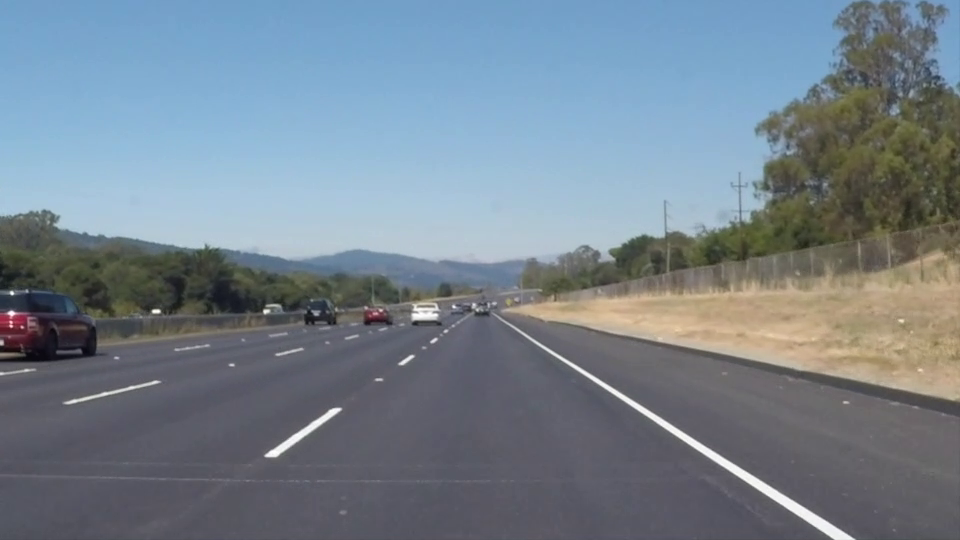
#> input picture frame 22 of Line_detection/whiteline.mp4, 960 x 540 px, given in place of challenge.mp4, which was not available
$ python Turning_Prediction.py
#> lines starting #> are read from the running program, lines starting #| are printed output that depends on the picture; after the words box and inside, x2 and y2 are one past the last pixel; in counts of white or black regions, pixels touching at a corner belong together; pictures that were not available may be replaced by others from this repository, and a replacement may not be noted
import cv2
import numpy as np


thre = 2
m_avg_pre = 0
curvature_right = 0
curvature_left = 0
d = ''
rem_slope = 0
length = 50
points_of_interest = np.array([[310, 40], [550, 40], [900, 330], [1, 330]])
projection_area = np.array([[100, 40], [300, 40], [300, 330], [100, 330]])

# Desired points value in output images
points_tl = [310, 40]
points_tr = [550, 40]
points_br = [2000, 330]
points_bl = [10, 330]

converted_tl = [50, 50]
converted_tr = [360, 50]
converted_br = [360, 360]
converted_bl = [50, 360]
kernel = np.ones((3, 3), np.uint8)
# Convert points
point_matrix = np.float32([points_tl, points_tr, points_br, points_bl])
projection_area = np.float32([converted_tl, converted_tr, converted_br, converted_bl])

def Find_Curvature(l):
    m1 = -float((l[0][0][0] - l[0][0][2]) / (l[0][0][1] - l[0][0][3]))
    a1 = (l[0][0][0] + l[0][0][2]) / 2
    b1 = (l[0][0][1] + l[0][0][3]) / 2
    m2 = -float((l[1][0][0] - l[1][0][2]) / (l[1][0][1] - l[1][0][3]))
    a2 = (l[1][0][0] + l[1][0][2]) / 2
    b2 = (l[1][0][1] + l[1][0][3]) / 2

    intersect_x = (b2 - b1 + m1 * a1 - m2 * a2) / (m1 - m2)
    intersect_y = m2 * intersect_x - m2 * a2 + b2
    if intersect_x > l[0][0][0]:
        direction = 'TURN RIGHT'  # turn right
    elif intersect_x == l[0][0][0]:
        direction = 'GO STRAIGHT'  # go straight
    else:
        direction = 'TURN LEFT'  # tuen left
    return np.sqrt((intersect_y - l[0][0][1]) * (intersect_y - l[0][0][1]) + (intersect_x - l[0][0][0]) * (intersect_x - l[0][0][0])).astype('str'), direction

if __name__ == '__main__':
    cap = cv2.VideoCapture('challenge.mp4')
    # Check if camera opened successfully
    if (cap.isOpened() == False):
        print("Error opening video stream or file")

    # Read until video is completed
    while (cap.isOpened()):
        # Capture frame-by-frame
        ret, frame = cap.read()
#> frame is the input picture: shape (540, 960, 3); mean B, G, R 141.9, 130.7, 117.7
        if ret == True:
            height, width, channels = frame.shape
#> height = 540; width = 960; channels = 3
            clp = frame[5*height // 9:height, width // 4:width * 7 // 8]
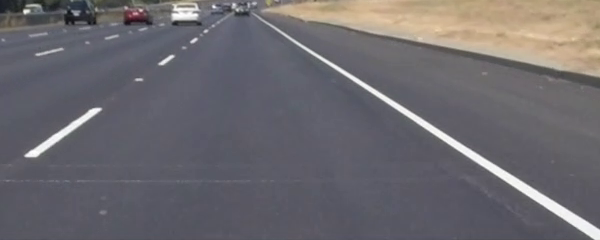
#> clp: shape (240, 600, 3); mean B, G, R 110.2, 105.3, 108

            perspective_transform = cv2.getPerspectiveTransform(point_matrix, projection_area)
            img_Output = cv2.warpPerspective(clp, perspective_transform, (300, 330))
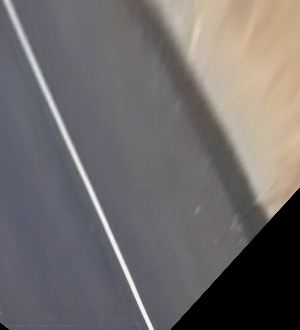
#> img_Output: shape (330, 300, 3); mean B, G, R 107.4, 107.5, 111.8
            img_Output = img_Output[0:height, 0:width // 6]
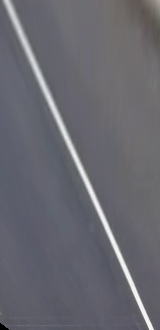
#> img_Output: shape (330, 160, 3); mean B, G, R 111.7, 103.9, 104.2
            gray = cv2.cvtColor(img_Output, cv2.COLOR_BGR2GRAY)

            blur = cv2.GaussianBlur(gray, (3, 3), 0)
            _, th1 = cv2.threshold(blur, 140, 255, cv2.THRESH_BINARY)
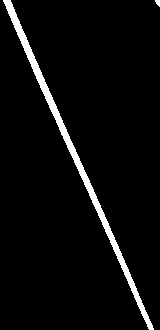
#> th1: shape (330, 160); 4.4% white; 2 white regions, box (x1, y1, x2, y2) and area: (3, 0, 154, 330) 2276, (155, 0, 160, 7) 24
            th1 = cv2.erode(th1, kernel)
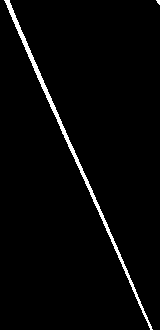
#> th1: shape (330, 160); 2.5% white; 2 white regions (1 under 20 px), largest, box (x1, y1, x2, y2) and area: (4, 0, 153, 330) 1327
            th1 = cv2.Canny(th1, 100, 200, None, 3)
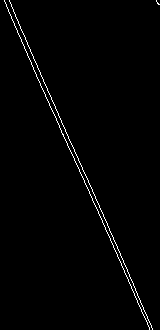
#> th1: shape (330, 160); 1.3% white in thin lines or dots
            gray_BGR = cv2.cvtColor(th1, cv2.COLOR_GRAY2BGR)
#> gray_BGR: shape (330, 160, 3); 1.3% white in thin lines or dots
            gray_BGR_copy = np.copy(gray_BGR)
            height2, width2, channels2 = gray_BGR.shape
#> height2 = 330; width2 = 160; channels2 = 3

            linesP2 = cv2.HoughLinesP(th1[0:height2, 0:width2 // 2], 1, np.pi / 180, 1, None, 20, 10)
#> linesP2 = [[27, 55, 63, 134], [9, 1, 48, 92], [61, 122, 79, 162], [11, 18, 24, 46], [49, 105, 63, 135], [40, 72, 50, 96]]
            have_horizontal_line1 = 0
            have_horizontal_line2 = 0
            l1 = []
            l2 = []
            if linesP2 is not None:
                if len(linesP2) > 1:
                    curvature_left, d = Find_Curvature(linesP2)
#> in Find_Curvature, `m1 = -float((l[0][0][0] - l[0][0][2]) / (l[0][0][1] - l[0][0][3]))`: m1 = -0.456
#> in Find_Curvature, `a1 = (l[0][0][0] + l[0][0][2]) / 2`: a1 = 45
#> in Find_Curvature, `b1 = (l[0][0][1] + l[0][0][3]) / 2`: b1 = 94.5
#> in Find_Curvature, `m2 = -float((l[1][0][0] - l[1][0][2]) / (l[1][0][1] - l[1][0][3]))`: m2 = -0.429
#> in Find_Curvature, `a2 = (l[1][0][0] + l[1][0][2]) / 2`: a2 = 28.5
#> in Find_Curvature, `b2 = (l[1][0][1] + l[1][0][3]) / 2`: b2 = 46.5
#> in Find_Curvature, `intersect_x = (b2 - b1 + m1 * a1 - m2 * a2) / (m1 - m2)`: intersect_x = 2075.3
#> in Find_Curvature, `intersect_y = m2 * intersect_x - m2 * a2 + b2`: intersect_y = -830.7
#> curvature_left = '2231.590773417025'; d = 'TURN RIGHT'
                for i in range(0, len(linesP2)):
                    l = linesP2[i][0]
                    if l[0] - l[2] != 0:
                        m = (float((l[1] - [3]) / (l[0] - l[2])))

                        if abs(m) < 1:
                            have_horizontal_line2 = have_horizontal_line2 + 1
                        else:
                            rem_slope = m
                            cv2.line(gray_BGR_copy, (l[0], l[1]), (l[2], l[3]), (0, 255, 0), 3, cv2.LINE_AA)
#> this loop made 6 passes
#> (l, m, rem_slope) on passes 1, 3, 4, 5, 6: ([27, 55, 63, 134], -1.44, -1.44), ([61, 122, 79, 162], -6.61, -6.61), ([11, 18, 24, 46], -1.15, -1.15), ([49, 105, 63, 135], -7.29, -7.29), ([40, 72, 50, 96], -6.9, -6.9)
#> (l, m, have_horizontal_line2) on pass 2: ([9, 1, 48, 92], 0.0513, 1)
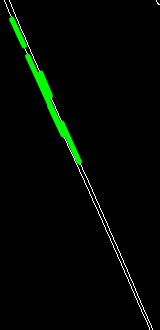
#> gray_BGR_copy: shape (330, 160, 3); mean B, G, R 2.3, 7.3, 2.3
#> after the loop, have_horizontal_line2 = 1
                if have_horizontal_line2 == 0:
                    if len(linesP2) > 1:
                        curvature_right, d = Find_Curvature(linesP2)
                else:
                    cv2.imshow("Result", gray_BGR)
                    continue
            linesP1 = cv2.HoughLinesP(th1[0:height2, width2 // 2:width2], 1, np.pi / 180, 1, None, 10, 3)


            if linesP1 is not None:

                for i in range(0, len(linesP1)):
                    l = linesP1[i][0]

                    if l[0] - l[2] != 0:
                        m = (float((l[1] - [3]) / (l[0] - l[2])))
                        if abs(m) < 1:
                            have_horizontal_line1 = have_horizontal_line1 + 1
                        else:
                            cv2.line(gray_BGR_copy, (l[0] + width2 // 2, l[1]), (l[2] + width2 // 2, l[3]), (0, 0, 255), 3, cv2.LINE_AA)
                if have_horizontal_line1 == 0:
                    if len(linesP1) > 1:
                        curvature_right, d = Find_Curvature(linesP1)
            # Copy edges to the images that will display the results in BGR

           # gray_BGR = cv2.cvtColor(gray, cv2.COLOR_GRAY2BGR)
           # gray_BGR_copy = np.copy(gray_BGR)

            print("Left curvature:", curvature_left, "Right curvature:", curvature_right)
            cv2.imshow("Result", gray_BGR_copy)
            cv2.putText(frame, "Right Radius:" + curvature_right, (100, 100), cv2.FONT_HERSHEY_SIMPLEX, 0.7, (255, 255, 255), 1, cv2.LINE_AA)
            cv2.putText(frame, "Left Radius:" + curvature_left, (100, 125), cv2.FONT_HERSHEY_SIMPLEX, 0.7, (255, 255, 255), 1, cv2.LINE_AA)
            cv2.putText(frame, d, (100, 150), cv2.FONT_HERSHEY_SIMPLEX, 0.7, (255, 255, 255), 1, cv2.LINE_AA)
            frame = cv2.arrowedLine(frame, (673, 619), (673+int(np.floor(np.sqrt(length * length / (1+rem_slope*rem_slope)))), 619 + int(np.floor(rem_slope * np.sqrt(length * length/(1+rem_slope*rem_slope))))), (0, 0, 255), 5, 8, 0, 0.3)
            cv2.imshow("Original", frame)
            # [8 lines of commented-out code are left out]

            if cv2.waitKey(25) & 0xFF == ord('q'):
                break

        # Break the loop
        else:
            break

    # When everything done, release the video capture object
    cap.release()

    # Closes all the frames
    cv2.destroyAllWindows()
# See PyCharm help at https://www.jetbrains.com/help/pycharm/

# Copy edges to the images that will display the results in BGR
gray_BGR = cv2.cvtColor(th1, cv2.COLOR_GRAY2BGR)
gray_BGR_copy = np.copy(gray_BGR)
linesP2 = cv2.HoughLinesP(th1, 1, np.pi / 180, 30, None, 10, 10)

l1 = []
l2 = []
m = []
if linesP2 is not None:
    for i in range(0, len(linesP2)):
        l = linesP2[i][0]
        l2.append(l)
        m.append(float((l[1] - [3]) / (l[0] - l[2])))
        cv2.line(gray_BGR_copy, (l[0], l[1]), (l[2], l[3]), (0, 255, 0), 3, cv2.LINE_AA)
# cv2.imshow("Source", th1)
"""
linesP = cv2.HoughLinesP(th1, 1, np.pi / 180, 5, None, 10, 10)
m_avg = 0
for i in range(len(m)):
    # print(m[i])
    m_avg = m_avg + m[i]
if len(m) > 0:
    m_avg = m_avg / len(m)
else:
    # print("m = 0")
    m_avg = m_avg_pre
# print(m_avg)
if linesP is not None:
    for i in range(0, len(linesP)):
        l = linesP[i][0]
        l1.append(l)
        print("13", ((l[1] - l[3]) / (l[0] - l[2])))
        if np.abs(m_avg - ((l[1] - l[3]) / (l[0] - l[2]))) < thre:
            cv2.line(gray_BGR_copy, (l[0], l[1]), (l[2], l[3]), (0, 0, 255), 3, cv2.LINE_AA)

m_avg_pre = m_avg
"""

$ run again, starting later in the video
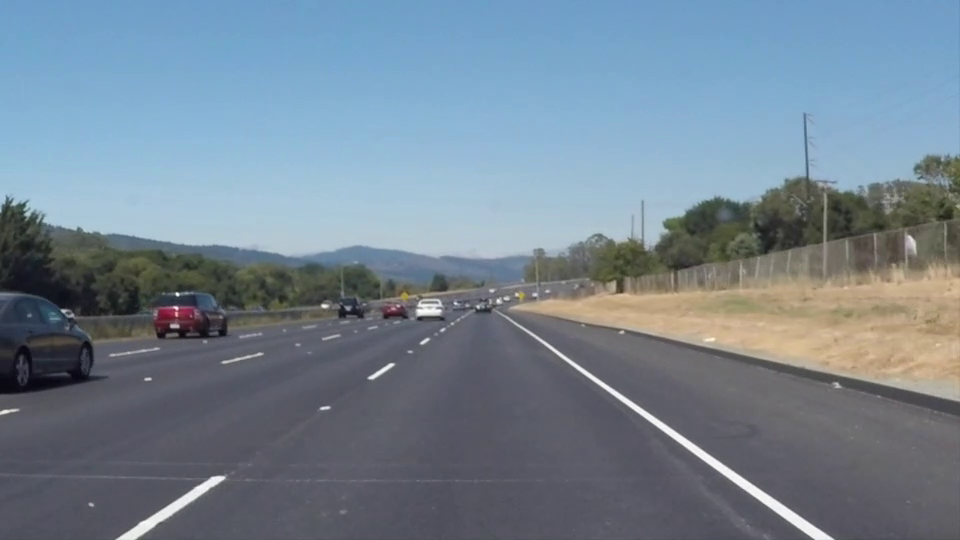
#> input picture frame 99 of Line_detection/whiteline.mp4, 960 x 540 px, given in place of challenge.mp4, which was not available
#> frame is the input picture: shape (540, 960, 3); mean B, G, R 146, 132.3, 116.7
#> `th1 = cv2.Canny(th1, 100, 200, None, 3)`:
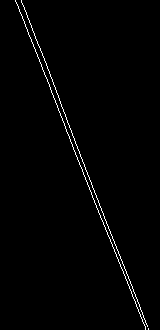
#> th1: shape (330, 160); 1.2% white in thin lines or dots, all inside (x1, y1, x2, y2) = (15, 0, 149, 330)
#> linesP2 = [[15, 1, 39, 59], [49, 71, 56, 92], [64, 112, 79, 153], [50, 87, 77, 159], [35, 38, 44, 58], [27, 15, 34, 35]]
#> m1 = -0.414
#> a1 = 27
#> b1 = 30
#> m2 = -0.333
#> a2 = 52.5
#> b2 = 81.5
#> intersect_x = -718.7
#> intersect_y = 338.6
#> curvature_left = '807.6454187630729'; d = 'TURN LEFT'
#> the loop `for i in range(0, len(linesP2)):` made 6 passes
#> (l, m, rem_slope) on passes 2 to 6: ([49, 71, 56, 92], -9.71, -9.71), ([64, 112, 79, 153], -7.27, -7.27), ([50, 87, 77, 159], -3.11, -3.11), ([35, 38, 44, 58], -3.89, -3.89), ([27, 15, 34, 35], -1.71, -1.71)
#> after the loop `for i in range(0, len(linesP2)):`:
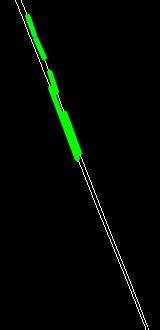
#> gray_BGR_copy: shape (330, 160, 3); mean B, G, R 2.3, 7.1, 2.3
#> after the loop `for i in range(0, len(linesP2)):`: have_horizontal_line2 = 1

$ run again, starting later in the video
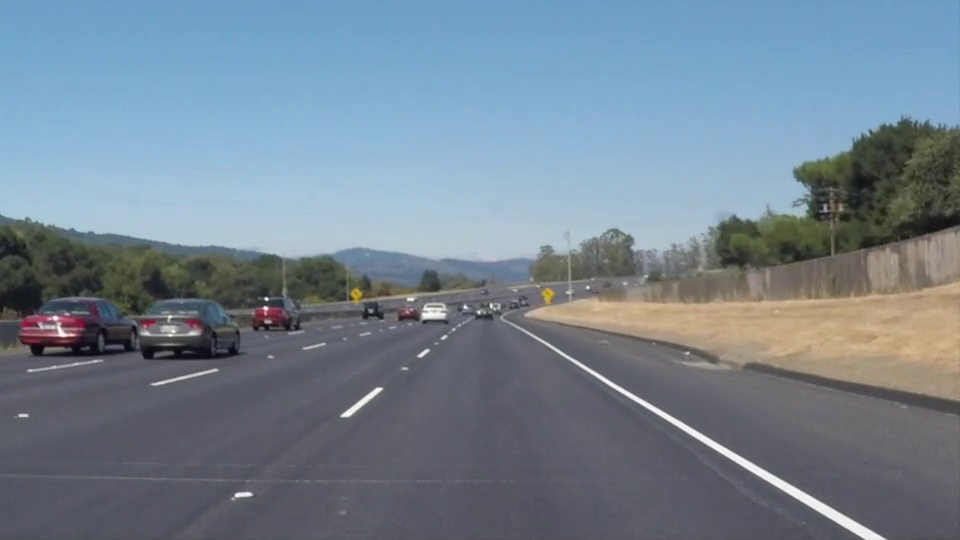
#> input picture frame 176 of Line_detection/whiteline.mp4, 960 x 540 px, given in place of challenge.mp4, which was not available
#> frame is the input picture: shape (540, 960, 3); mean B, G, R 145.2, 131.6, 116.5
#> `th1 = cv2.Canny(th1, 100, 200, None, 3)`:
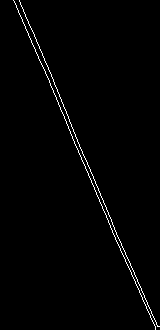
#> th1: shape (330, 160); 1.2% white in thin lines or dots
#> gray_BGR: shape (330, 160, 3); 1.2% white in thin lines or dots
#> linesP2 = [[45, 71, 53, 92], [16, 7, 28, 33], [19, 0, 75, 134], [20, 2, 54, 82], [66, 123, 79, 154], [34, 47, 46, 75]]
#> m1 = -0.381
#> a1 = 49
#> b1 = 81.5
#> m2 = -0.462
#> a2 = 22
#> b2 = 20
#> intersect_x = -868.8
#> intersect_y = 431.1
#> curvature_left = '982.2017782315177'; d = 'TURN LEFT'
#> the loop `for i in range(0, len(linesP2)):` made 6 passes
#> (l, m, rem_slope) on passes 1, 5, 6: ([45, 71, 53, 92], -8.5, -8.5), ([66, 123, 79, 154], -9.23, -9.23), ([34, 47, 46, 75], -3.67, -3.67)
#> after the loop `for i in range(0, len(linesP2)):`:
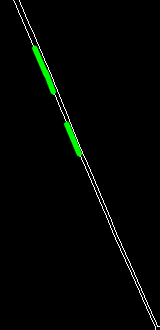
#> gray_BGR_copy: shape (330, 160, 3); mean B, G, R 2.8, 5.1, 2.8
#> after the loop `for i in range(0, len(linesP2)):`: have_horizontal_line2 = 3
